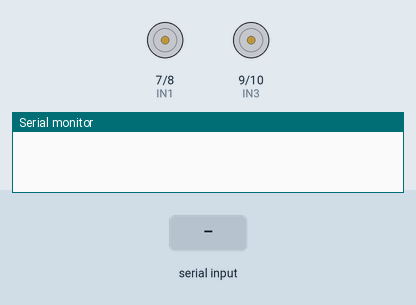
A sketch run on a simulated Arduino Uno, built with avr-gcc and run on an emulated ATmega328P. Shown: motor-driver pin pairs drawn as motors (green arrow = first pin HIGH = forward, orange = second pin HIGH = backward, longer = more drive, scaled by the enable pin), the last lines printed to the serial monitor. The inputs (shaded band) are chosen by the test bench.

Above: at 1.2 s.
1.3 s: "c" received over Serial
At 1.6 s:
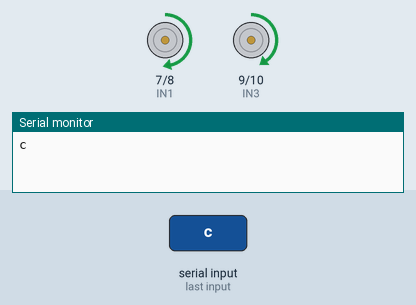
4.2 s: "b" received over Serial
At 4.6 s:
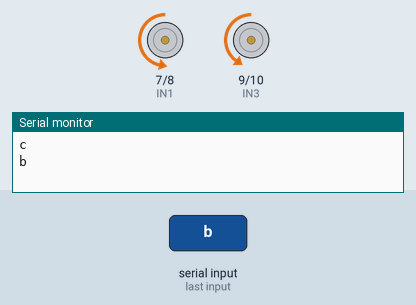
6.2 s: "d" received over Serial
At 6.9 s:
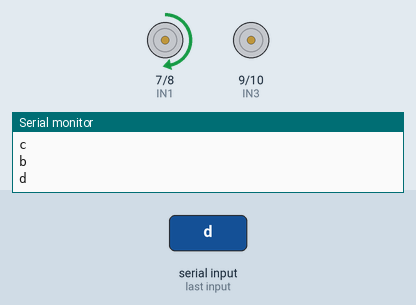
Timing chart, 0 to 9.2 s (numbered marks = the images above; inputs shaded):
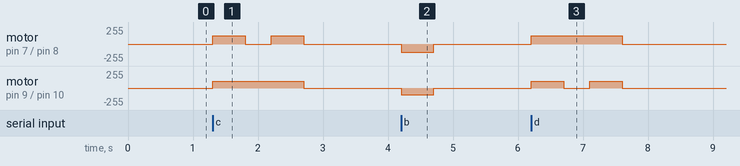

The sketch:

Bluetooth_Controlled_Robot.ino
```cpp
#define IN1 7
#define IN2 8
#define IN3 9
#define IN4 10
#define ENA 6 //left motor
#define ENB 11 //right motor

char junk;
String inputString="";

void setup()                    // run once, when the sketch starts
{
 Serial.begin(9600);            // set the baud rate to 9600, same should be of your Serial Monitor
  pinMode(IN1, OUTPUT);
  pinMode(IN2, OUTPUT);
  pinMode(IN3, OUTPUT);
  pinMode(IN4, OUTPUT);

  analogWrite(ENA, 125); //left motor
  analogWrite(ENB, 100); //right motor
}

void loop()
{

  // a => forward  b=> reverse  c=> FR   d=> FL

  if(Serial.available()){
  while(Serial.available())
    {
      char inChar = (char)Serial.read(); //read the input
      inputString += inChar;        //make a string of the characters coming on serial
    }
    Serial.println(inputString);
    while (Serial.available() > 0)
    { junk = Serial.read() ; }      // clear the serial buffer
    analogWrite(ENA, 125); //left motor
    analogWrite(ENB, 100); //right motor

    if(inputString == "a"){         // Moving Robot Forward
      digitalWrite(IN1, HIGH); //left motor
      digitalWrite(IN2, LOW); //left motor

      digitalWrite(IN3, HIGH); // right motor
      digitalWrite(IN4, LOW); // right motor
      delay(500);
    }
    else if(inputString == "b"){   //Moving Robot reverse
      digitalWrite(IN1, LOW); //left motor
      digitalWrite(IN2, HIGH); //left motor

      digitalWrite(IN3, LOW); // right motor
      digitalWrite(IN4, HIGH); // right motor
      delay(500);
    }
    else if(inputString == "c"){   //Move forward then turn left
      digitalWrite(IN1, HIGH); //left motor
      digitalWrite(IN2, LOW); //left motor

      digitalWrite(IN3, HIGH); // right motor
      digitalWrite(IN4, LOW); // right motor
      delay(500);

      digitalWrite(IN1, LOW); //left motor
      digitalWrite(IN2, LOW); //left motor
      delay(400);

      digitalWrite(IN1, HIGH); //left motor
      digitalWrite(IN2, LOW); //left motor

      digitalWrite(IN3, HIGH); // right motor
      digitalWrite(IN4, LOW); // right motor
      delay(500);
    }
    else if(inputString == "d"){   //move forward then turn right
       digitalWrite(IN1, HIGH); //left motor
      digitalWrite(IN2, LOW); //left motor

      digitalWrite(IN3, HIGH); // right motor
      digitalWrite(IN4, LOW); // right motor
      delay(500);

       digitalWrite(IN3, LOW); // right motor
       digitalWrite(IN4, LOW); // right motor
       delay(400);

       digitalWrite(IN1, HIGH); //left motor
      digitalWrite(IN2, LOW); //left motor

      digitalWrite(IN3, HIGH); // right motor
      digitalWrite(IN4, LOW); // right motor
      delay(500);
    }

      digitalWrite(IN1, LOW); //left motor
      digitalWrite(IN2, LOW); //left motor

      digitalWrite(IN3, LOW); // right motor
      digitalWrite(IN4, LOW); // right motor
    inputString = "";
  }
}
```

Measured:
- after the input at 1.3 s, motor on pin 7 (IN1) / pin 8 (IN2): alternates forward 125/255 for 0.50 s and stopped for 0.40 s, 4 changes in all, then stays stopped, starting at once; motor on pin 9 (IN3) / pin 10 (IN4): stopped → forward 100/255 at once, → stopped 1.4 s later
- after the input at 4.2 s, motor on pin 7 (IN1) / pin 8 (IN2): stopped → backward 125/255 at once, → stopped 0.50 s later; motor on pin 9 (IN3) / pin 10 (IN4): stopped → backward 100/255 at once, → stopped 0.50 s later
- after the input at 6.2 s, motor on pin 7 (IN1) / pin 8 (IN2): stopped → forward 125/255 at once, → stopped 1.4 s later; motor on pin 9 (IN3) / pin 10 (IN4): alternates forward 100/255 for 0.50 s and stopped for 0.40 s, 4 changes in all, then stays stopped, starting at once
